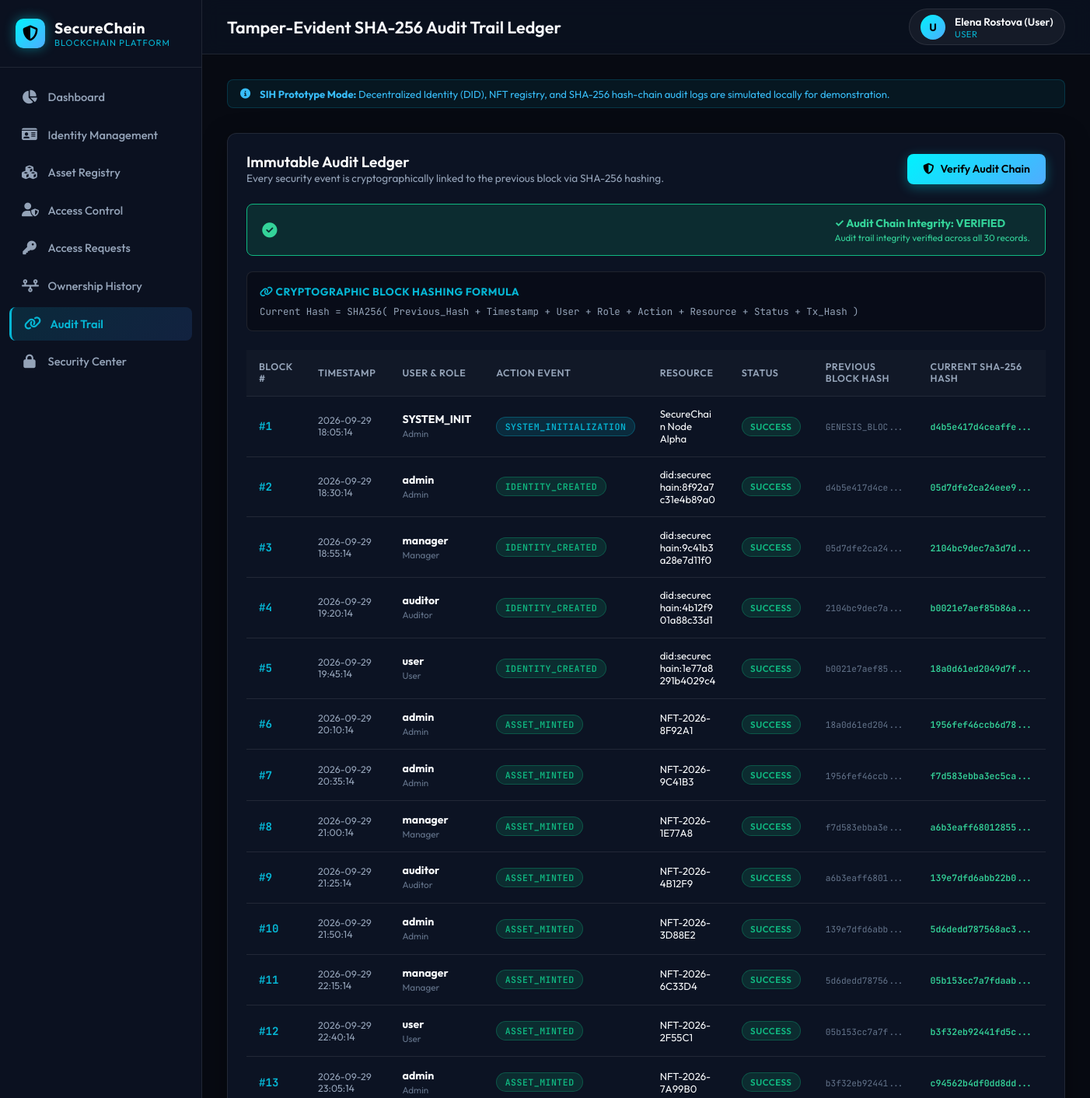
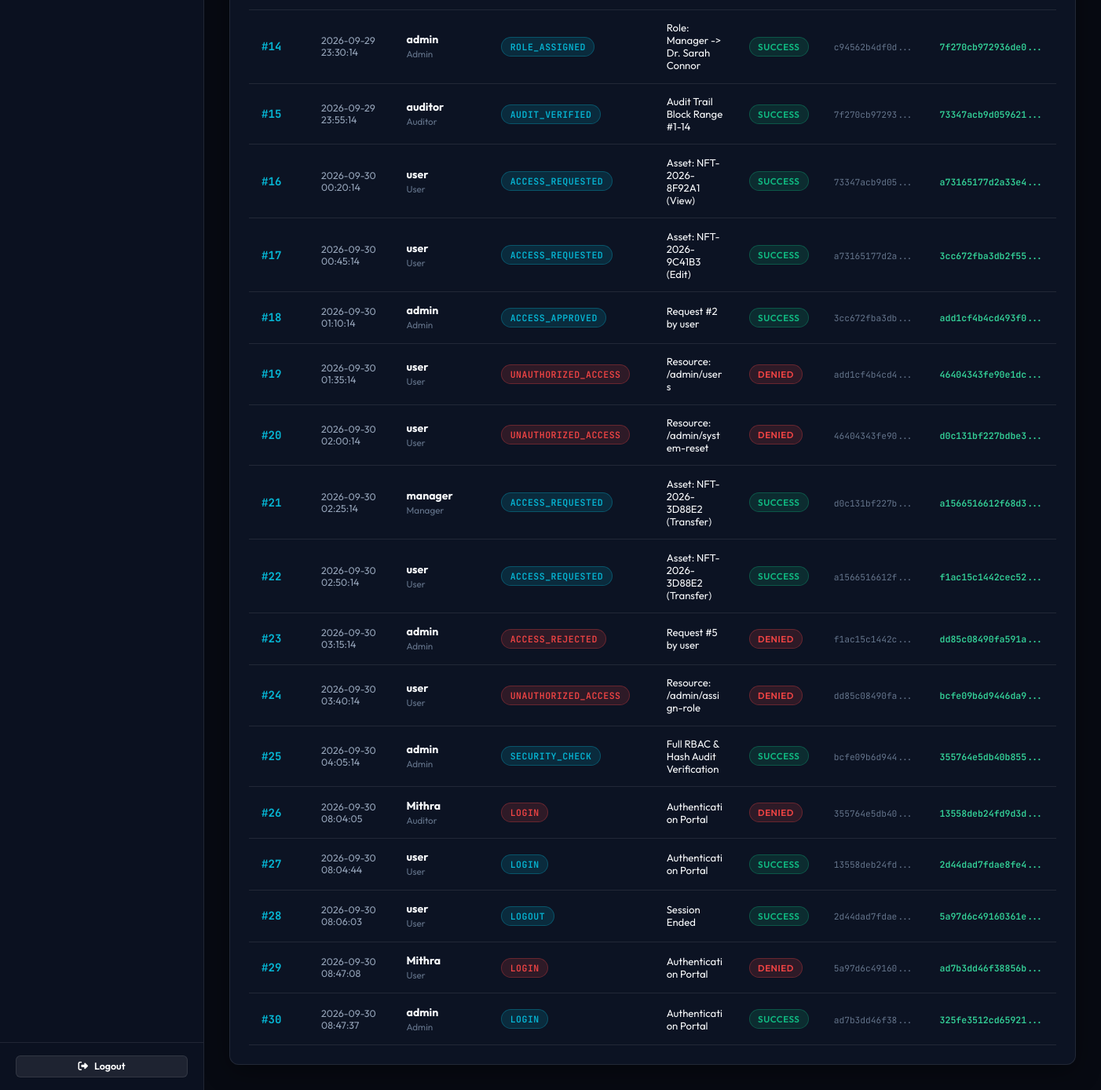
The page /audit (signed in) on the database its author committed (2 pictures, top to bottom).
### tables this page shows
CREATE TABLE audit_logs (
        id INTEGER PRIMARY KEY AUTOINCREMENT,
        timestamp DATETIME DEFAULT CURRENT_TIMESTAMP,
        user TEXT NOT NULL,
        role TEXT NOT NULL,
        action TEXT NOT NULL,
        resource TEXT NOT NULL,
        status TEXT NOT NULL,
        tx_hash TEXT NOT NULL,
        prev_hash TEXT NOT NULL,
        hash TEXT NOT NULL
    );

### app.py (the view)
@app.route('/audit')
@login_required
def audit():
    conn = get_db_connection()
    audit_records = conn.execute('SELECT * FROM audit_logs ORDER BY id ASC').fetchall()
    verification = verify_hash_chain(audit_records)
    conn.close()
    return render_template('audit.html', audit_logs=audit_records, verification=verification)

### app.py (called while the page is built)
@app.context_processor
def inject_user():
    return dict(
        current_user=session.get('username'),
        current_role=session.get('role'),
        current_full_name=session.get('full_name')
    )

### auth.py (called while the page is built)
def login_required(f):
    @wraps(f)
    def decorated_function(*args, **kwargs):
        if 'user_id' not in session:
            flash('Please log in to access this page.', 'warning')
            return redirect(url_for('login'))
        return f(*args, **kwargs)
    return decorated_function

### database.py (called while the page is built)
def get_db_connection():
    conn = sqlite3.connect(DB_PATH)
    conn.row_factory = sqlite3.Row
    return conn

### utils.py (called while the page is built)
def calculate_audit_hash(prev_hash: str, timestamp_str: str, user: str, role: str, action: str, resource: str, status: str, tx_hash: str) -> str:
    raw_data = f"{prev_hash}|{timestamp_str}|{user}|{role}|{action}|{resource}|{status}|{tx_hash}"
    return hashlib.sha256(raw_data.encode('utf-8')).hexdigest()

### templates/audit.html (shortened to what this page needs)
{% extends "base.html" %}
{% block header_title %}Tamper-Evident SHA-256 Audit Trail Ledger{% endblock %}
{% block content %}
<div class="glass-card">
  <div style="display: flex; align-items: center; justify-content: space-between; flex-wrap: wrap; gap: 1rem; margin-bottom: 1.5rem;">
    <div>
      <h2 style="font-size: 1.2rem; font-weight: 600; color: #fff;">Immutable Audit Ledger</h2>
      <p style="font-size: 0.85rem; color: var(--text-muted);">
        Every security event is cryptographically linked to the previous block via SHA-256 hashing.
      </p>
    </div>
    <div>
      <button class="btn btn-primary" id="verify-audit-btn">
        <i class="fas fa-shield-halved"></i> Verify Audit Chain
      </button>
    </div>
  </div>
  <div id="audit-verification-result">
    {% if verification.valid %}
    <div class="alert alert-success">
      <i class="fas fa-check-circle" style="font-size: 1.2rem;"></i>
      <div>
        <strong>✓ Audit Chain Integrity: VERIFIED</strong><br>
        <small>{{ verification.message }}</small>
      </div>
    </div>
    {% endif %}
  </div>
  <div style="background: rgba(0,0,0,0.3); border: 1px solid var(--border-color); border-radius: 8px; padding: 1rem; margin-top: 1rem; margin-bottom: 1.5rem;">
    <h4 style="font-size: 0.85rem; color: var(--primary-cyan); text-transform: uppercase; letter-spacing: 0.5px; margin-bottom: 0.5rem;">
      <i class="fas fa-link"></i> Cryptographic Block Hashing Formula
    </h4>
    <p class="font-mono" style="font-size: 0.78rem; color: var(--text-muted);">
      Current Hash = SHA256( Previous_Hash + Timestamp + User + Role + Action + Resource + Status + Tx_Hash )
    </p>
  </div>
  <div class="table-responsive">
    <table class="custom-table">
      <thead>
        <tr>
          <th>Block #</th>
          <th>Timestamp</th>
          <th>User & Role</th>
          <th>Action Event</th>
          <th>Resource</th>
          <th>Status</th>
          <th>Previous Block Hash</th>
          <th>Current SHA-256 Hash</th>
        </tr>
      </thead>
      <tbody>
        {% for log in audit_logs %}
        <tr>
          <td><span class="font-mono" style="color: var(--primary-cyan); font-weight: 700;">#{{ log.id }}</span></td>
          <td style="font-size: 0.78rem; color: var(--text-muted);">{{ log.timestamp }}</td>
          <td>
            <strong>{{ log.user }}</strong><br>
            <small style="color: var(--text-dim);">{{ log.role }}</small>
          </td>
          <td>
            {% if 'UNAUTHORIZED' in log.action or 'DENIED' in log.status %}
              <span class="badge badge-danger font-mono">{{ log.action }}</span>
            {% elif 'CREATED' in log.action or 'MINTED' in log.action %}
              <span class="badge badge-success font-mono">{{ log.action }}</span>
            {% else %}
              <span class="badge badge-cyan font-mono">{{ log.action }}</span>
            {% endif %}
          </td>
          <td style="font-size: 0.82rem; max-width: 200px; word-break: break-word;">{{ log.resource }}</td>
          <td>
            {% if log.status == 'SUCCESS' %}
              <span class="badge badge-success">SUCCESS</span>
            {% else %}
              <span class="badge badge-danger">DENIED</span>
            {% endif %}
          </td>
          <td>
            <code class="font-mono" style="font-size: 0.7rem; color: var(--text-dim);" title="{{ log.prev_hash }}">
              {{ log.prev_hash[:12] }}...
            </code>
          </td>
          <td>
            <code class="font-mono" style="font-size: 0.72rem; color: #34d399; font-weight: 600;" title="{{ log.hash }}">
              {{ log.hash[:16] }}...
            </code>
          </td>
        </tr>
        {% endfor %}
      </tbody>
    </table>
  </div>
</div>
{% endblock %}

### static/css/style.css (style rules this page uses)
:root { --bg-main: #070a12; --bg-card: rgba(15, 23, 42, 0.75); --bg-sidebar: #0b1120; --bg-input: #121c33; --border-color: rgba(255, 255, 255, 0.09); --border-glow: rgba(6, 182, 212, 0.3); --primary-cyan: #06b6d4; --accent-blue: #3b82f6; --gradient-cyan: linear-gradient(135deg, #00f2fe 0%, #4facfe 100%); --gradient-glow: linear-gradient(135deg, rgba(6, 182, 212, 0.15), rgba(59, 130, 246, 0.15)); --text-main: #f8fafc; --text-muted: #94a3b8; --text-dim: #64748b; --badge-success-bg: rgba(16, 185, 129, 0.15); --badge-success-color: #10b981; --badge-cyan-bg: rgba(6, 182, 212, 0.15); --badge-cyan-color: #06b6d4; --badge-warning-bg: rgba(245, 158, 11, 0.15); --badge-warning-color: #f59e0b; --badge-danger-bg: rgba(239, 68, 68, 0.15); --badge-danger-color: #ef4444; --sidebar-width: 260px; --topbar-height: 70px; }
* { box-sizing: border-box; margin: 0; padding: 0; font-family: 'Outfit', -apple-system, BlinkMacSystemFont, sans-serif; }
body { background-color: var(--bg-main); color: var(--text-main); min-height: 100vh; display: flex; overflow-x: hidden; }
code, .font-mono { font-family: 'JetBrains Mono', monospace; }
.glass-card { background: var(--bg-card); backdrop-filter: blur(16px); -webkit-backdrop-filter: blur(16px); border: 1px solid var(--border-color); border-radius: 12px; padding: 1.5rem; box-shadow: 0 8px 32px 0 rgba(0, 0, 0, 0.37); transition: all 0.3s ease; }
.badge { display: inline-flex; align-items: center; gap: 0.35rem; padding: 0.25rem 0.65rem; border-radius: 20px; font-size: 0.72rem; font-weight: 600; text-transform: uppercase; letter-spacing: 0.5px; }
.badge-verified, .badge-approved, .badge-success { background: var(--badge-success-bg); color: var(--badge-success-color); border: 1px solid rgba(16, 185, 129, 0.3); }
.badge-active, .badge-cyan { background: var(--badge-cyan-bg); color: var(--badge-cyan-color); border: 1px solid rgba(6, 182, 212, 0.3); }
.badge-denied, .badge-rejected, .badge-danger { background: var(--badge-danger-bg); color: var(--badge-danger-color); border: 1px solid rgba(239, 68, 68, 0.3); }
.table-responsive { width: 100%; overflow-x: auto; }
.custom-table { width: 100%; border-collapse: collapse; text-align: left; }
.custom-table th { padding: 0.9rem 1rem; background: rgba(255, 255, 255, 0.02); color: var(--text-muted); font-size: 0.78rem; font-weight: 600; text-transform: uppercase; letter-spacing: 0.5px; border-bottom: 1px solid var(--border-color); }
.custom-table td { padding: 0.9rem 1rem; border-bottom: 1px solid var(--border-color); font-size: 0.88rem; color: var(--text-main); vertical-align: middle; }
.custom-table tbody tr { transition: background 0.15s ease; }
.btn { display: inline-flex; align-items: center; justify-content: center; gap: 0.5rem; padding: 0.65rem 1.25rem; border-radius: 8px; font-size: 0.88rem; font-weight: 600; cursor: pointer; border: none; transition: all 0.2s ease; text-decoration: none; }
.btn-primary { background: var(--gradient-cyan); color: #000; box-shadow: 0 4px 15px rgba(0, 242, 254, 0.3); }
.alert { padding: 0.9rem 1.2rem; border-radius: 8px; margin-bottom: 1.25rem; display: flex; align-items: center; justify-content: space-between; font-size: 0.88rem; }
.alert-success { background: rgba(16, 185, 129, 0.15); border: 1px solid #10b981; color: #34d399; }

### rows shown on the page
audit_logs: id "1", timestamp "2026-09-29 18:05:14", user "SYSTEM_INIT", role "Admin", action "SYSTEM_INITIALIZATION", resource "SecureChain Node Alpha", status "SUCCESS", prev_hash "GENESIS_BLOC", hash "d4b5e417d4ceaffe"
audit_logs: id "2", timestamp "2026-09-29 18:30:14", user "admin", role "Admin", action "IDENTITY_CREATED", resource "did:securechain:8f92a7c31e4b89a0", status "SUCCESS", prev_hash "d4b5e417d4ce", hash "05d7dfe2ca24eee9"
audit_logs: id "3", timestamp "2026-09-29 18:55:14", user "manager", role "Manager", action "IDENTITY_CREATED", resource "did:securechain:9c41b3a28e7d11f0", status "SUCCESS", prev_hash "05d7dfe2ca24", hash "2104bc9dec7a3d7d"
audit_logs: id "4", timestamp "2026-09-29 19:20:14", user "auditor", role "Auditor", action "IDENTITY_CREATED", resource "did:securechain:4b12f901a88c33d1", status "SUCCESS", prev_hash "2104bc9dec7a", hash "b0021e7aef85b86a"
audit_logs: id "5", timestamp "2026-09-29 19:45:14", user "user", role "User", action "IDENTITY_CREATED", resource "did:securechain:1e77a8291b4029c4", status "SUCCESS", prev_hash "b0021e7aef85", hash "18a0d61ed2049d7f"
audit_logs: id "6", timestamp "2026-09-29 20:10:14", user "admin", role "Admin", action "ASSET_MINTED", resource "NFT-2026-8F92A1", status "SUCCESS", prev_hash "18a0d61ed204", hash "1956fef46ccb6d78"
audit_logs: id "7", timestamp "2026-09-29 20:35:14", user "admin", role "Admin", action "ASSET_MINTED", resource "NFT-2026-9C41B3", status "SUCCESS", prev_hash "1956fef46ccb", hash "f7d583ebba3ec5ca"
audit_logs: id "8", timestamp "2026-09-29 21:00:14", user "manager", role "Manager", action "ASSET_MINTED", resource "NFT-2026-1E77A8", status "SUCCESS", prev_hash "f7d583ebba3e", hash "a6b3eaff68012855"
audit_logs: id "9", timestamp "2026-09-29 21:25:14", user "auditor", role "Auditor", action "ASSET_MINTED", resource "NFT-2026-4B12F9", status "SUCCESS", prev_hash "a6b3eaff6801", hash "139e7dfd6abb22b0"
audit_logs: id "10", timestamp "2026-09-29 21:50:14", user "admin", role "Admin", action "ASSET_MINTED", resource "NFT-2026-3D88E2", status "SUCCESS", prev_hash "139e7dfd6abb", hash "5d6dedd787568ac3"
audit_logs: id "11", timestamp "2026-09-29 22:15:14", user "manager", role "Manager", action "ASSET_MINTED", resource "NFT-2026-6C33D4", status "SUCCESS", prev_hash "5d6dedd78756", hash "05b153cc7a7fdaab"
audit_logs: id "12", timestamp "2026-09-29 22:40:14", user "user", role "User", action "ASSET_MINTED", resource "NFT-2026-2F55C1", status "SUCCESS", prev_hash "05b153cc7a7f", hash "b3f32eb92441fd5c"
audit_logs: id "13", timestamp "2026-09-29 23:05:14", user "admin", role "Admin", action "ASSET_MINTED", resource "NFT-2026-7A99B0", status "SUCCESS", prev_hash "b3f32eb92441", hash "c94562b4df0dd8dd"
audit_logs: id "14", timestamp "2026-09-29 23:30:14", user "admin", role "Admin", action "ROLE_ASSIGNED", resource "Role: Manager -> Dr. Sarah Connor", status "SUCCESS", prev_hash "c94562b4df0d", hash "7f270cb972936de0"
audit_logs: id "15", timestamp "2026-09-29 23:55:14", user "auditor", role "Auditor", action "AUDIT_VERIFIED", resource "Audit Trail Block Range #1-14", status "SUCCESS", prev_hash "7f270cb97293", hash "73347acb9d059621"
audit_logs: id "16", timestamp "2026-09-30 00:20:14", user "user", role "User", action "ACCESS_REQUESTED", resource "Asset: NFT-2026-8F92A1 (View)", status "SUCCESS", prev_hash "73347acb9d05", hash "a73165177d2a33e4"
audit_logs: id "17", timestamp "2026-09-30 00:45:14", user "user", role "User", action "ACCESS_REQUESTED", resource "Asset: NFT-2026-9C41B3 (Edit)", status "SUCCESS", prev_hash "a73165177d2a", hash "3cc672fba3db2f55"
audit_logs: id "18", timestamp "2026-09-30 01:10:14", user "admin", role "Admin", action "ACCESS_APPROVED", resource "Request #2 by user", status "SUCCESS", prev_hash "3cc672fba3db", hash "add1cf4b4cd493f0"
audit_logs: id "19", timestamp "2026-09-30 01:35:14", user "user", role "User", action "UNAUTHORIZED_ACCESS", resource "Resource: /admin/users", status "DENIED", prev_hash "add1cf4b4cd4", hash "46404343fe90e1dc"
audit_logs: id "20", timestamp "2026-09-30 02:00:14", user "user", role "User", action "UNAUTHORIZED_ACCESS", resource "Resource: /admin/system-reset", status "DENIED", prev_hash "46404343fe90", hash "d0c131bf227bdbe3"
audit_logs: id "21", timestamp "2026-09-30 02:25:14", user "manager", role "Manager", action "ACCESS_REQUESTED", resource "Asset: NFT-2026-3D88E2 (Transfer)", status "SUCCESS", prev_hash "d0c131bf227b", hash "a1566516612f68d3"
audit_logs: id "22", timestamp "2026-09-30 02:50:14", user "user", role "User", action "ACCESS_REQUESTED", resource "Asset: NFT-2026-3D88E2 (Transfer)", status "SUCCESS", prev_hash "a1566516612f", hash "f1ac15c1442cec52"
audit_logs: id "23", timestamp "2026-09-30 03:15:14", user "admin", role "Admin", action "ACCESS_REJECTED", resource "Request #5 by user", status "DENIED", prev_hash "f1ac15c1442c", hash "dd85c08490fa591a"
audit_logs: id "24", timestamp "2026-09-30 03:40:14", user "user", role "User", action "UNAUTHORIZED_ACCESS", resource "Resource: /admin/assign-role", status "DENIED", prev_hash "dd85c08490fa", hash "bcfe09b6d9446da9"
audit_logs: id "25", timestamp "2026-09-30 04:05:14", user "admin", role "Admin", action "SECURITY_CHECK", resource "Full RBAC & Hash Audit Verification", status "SUCCESS", prev_hash "bcfe09b6d944", hash "355764e5db40b855"
audit_logs: id "26", timestamp "2026-09-30 08:04:05", user "Mithra", role "Auditor", action "LOGIN", resource "Authentication Portal", status "DENIED", prev_hash "355764e5db40", hash "13558deb24fd9d3d"
audit_logs: id "27", timestamp "2026-09-30 08:04:44", user "user", role "User", action "LOGIN", resource "Authentication Portal", status "SUCCESS", prev_hash "13558deb24fd", hash "2d44dad7fdae8fe4"
audit_logs: id "28", timestamp "2026-09-30 08:06:03", user "user", role "User", action "LOGOUT", resource "Session Ended", status "SUCCESS", prev_hash "2d44dad7fdae", hash "5a97d6c49160361e"
audit_logs: id "29", timestamp "2026-09-30 08:47:08", user "Mithra", role "User", action "LOGIN", resource "Authentication Portal", status "DENIED", prev_hash "5a97d6c49160", hash "ad7b3dd46f38856b"
audit_logs: id "30", timestamp "2026-09-30 08:47:37", user "admin", role "Admin", action "LOGIN", resource "Authentication Portal", status "SUCCESS", prev_hash "ad7b3dd46f38", hash "325fe3512cd65921"

### other values the page prints
{{ current_user[0] | upper }} "U"
{{ current_full_name or current_user }} "Elena Rostova (User)"
{{ current_role }} "USER"
{{ verification.message }} "Audit trail integrity verified across all 30 records."
